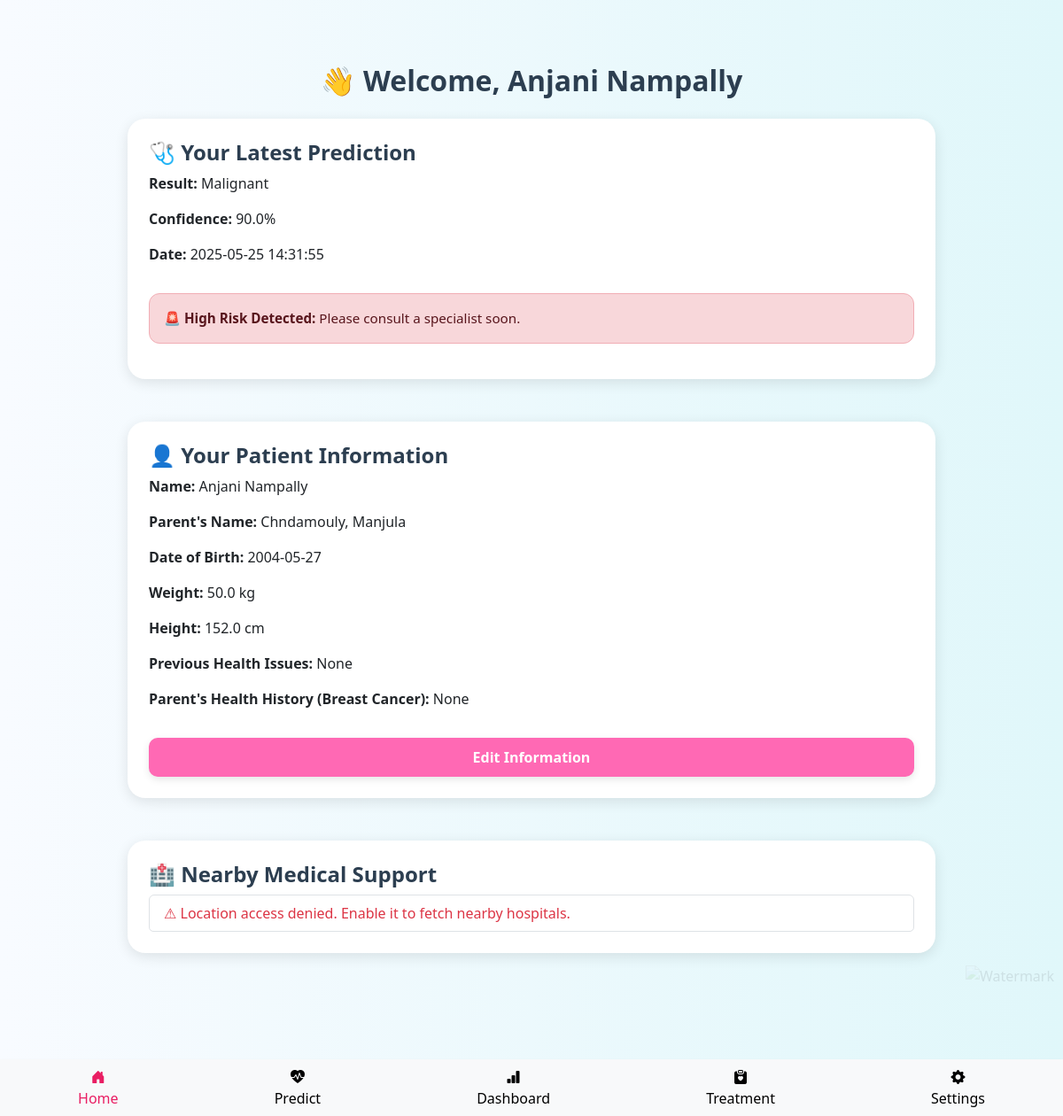
Page / (signed in) on the earlier database version.
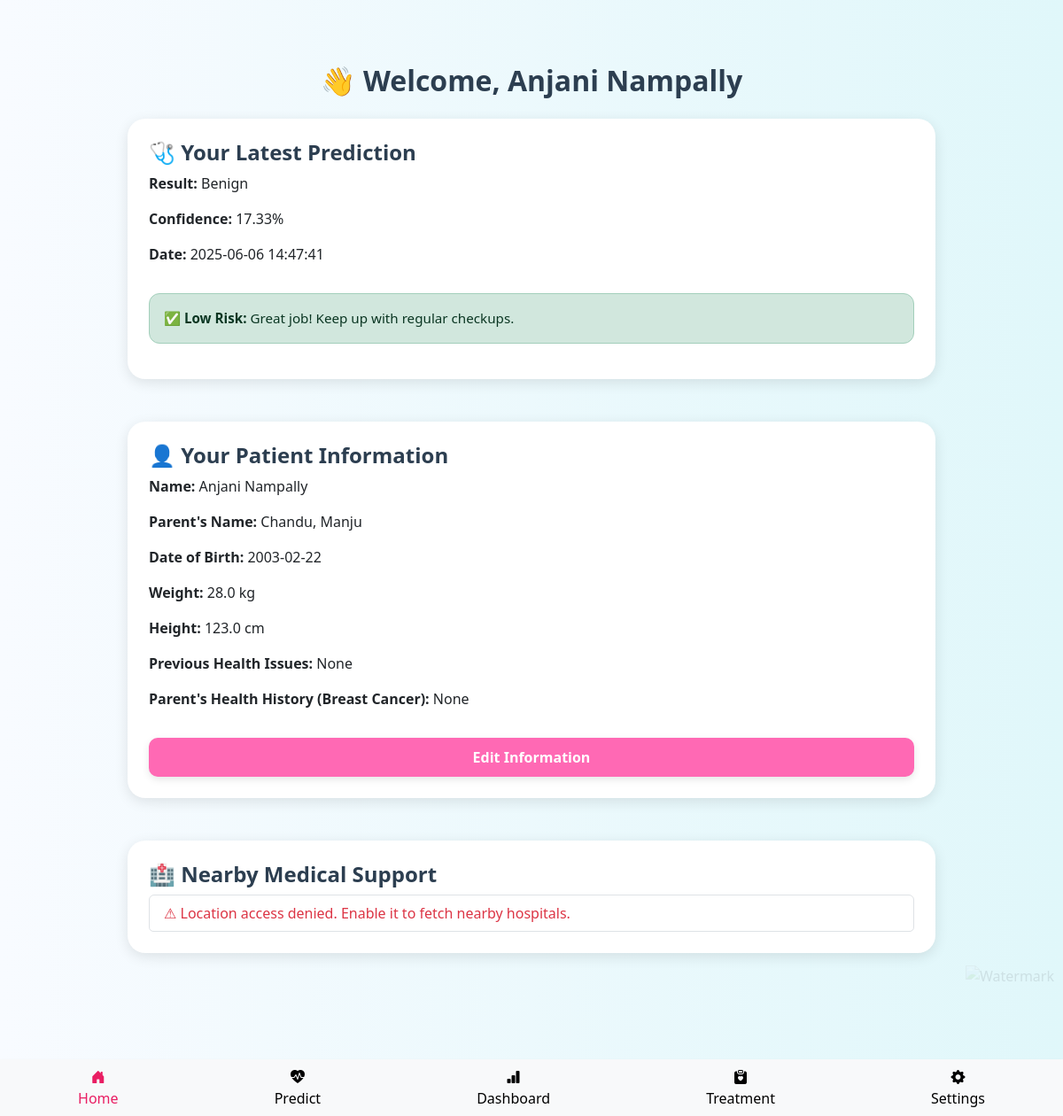
Same page on the later database version.
### tables this page shows
CREATE TABLE predictions (
                id INTEGER PRIMARY KEY AUTOINCREMENT,
                user_id INTEGER,
                features TEXT,
                prediction TEXT,
                confidence REAL,
                timestamp DATETIME DEFAULT CURRENT_TIMESTAMP, created_at TIMESTAMP,
                FOREIGN KEY(user_id) REFERENCES users(id)
            );

CREATE TABLE patient_info (
            user_id INTEGER PRIMARY KEY,
            name TEXT,
            parent_name TEXT,
            dob TEXT,
            weight REAL,
            height REAL,
            previous_health_issues TEXT,
            parent_health_issues TEXT
            );

### app.py (the view)
@app.route("/")
@login_required
def home():
    db = get_db()
    user_id = current_user.id
    row = db.execute(
        "SELECT prediction, confidence, timestamp FROM predictions WHERE user_id = ? ORDER BY timestamp DESC LIMIT 1",
        (current_user.id,)
    ).fetchone()
    health_status = 'High' if row and row['prediction'] == 'Malignant' else 'Low'
    patient = db.execute("SELECT * FROM patient_info WHERE user_id = ?", (user_id,)).fetchone()
    max_date = date.today().isoformat()
    db.close()
    return render_template(
        "home.html",
        user_data=current_user,
        last_prediction=row,
        health_status=health_status,
        patient=patient,
        max_date=max_date,
    )

### app.py (called while the page is built)
def get_db():
    db_path = os.path.join(os.path.dirname(__file__), 'database.db')
    db = sqlite3.connect(db_path)
    db.row_factory = sqlite3.Row
    return db

@login_manager.user_loader
def load_user(user_id):
    db = get_db()
    user_data = db.execute("SELECT * FROM users WHERE id = ?", (user_id,)).fetchone()
    if user_data:
        return User(id=user_data['id'], username=user_data['username'], email=user_data['email'])
    return None

@app.before_request
def load_logged_in_user():
    if not current_user.is_authenticated:
        g.current_user = type('AnonymousUser', (), {'is_authenticated': False})()
    else:
        user_id = current_user.id
        db = get_db()
        user = db.execute("SELECT * FROM users WHERE id = ?", (user_id,)).fetchone()
        g.current_user = type('User', (), {
            'id': user['id'],
            'username': user['username'],
            'email': user['email'],
            'is_authenticated': True
        })()
        session['darkmode'] = user['darkmode']
        session['notifications'] = user['notifications']

@app.context_processor
def inject_user():
    return dict(current_user=g.current_user)

### templates/home.html (shortened to what this page needs)
{% extends "base.html" %}
{% block content %}
<div class="container mt-5">
    <h2 class="mb-4 text-center">👋 Welcome, {{ patient.name if patient else user_data.name }}</h2>
    {% if last_prediction %}
<div class="card mt-4 p-4">
    <h4>🩺 Your Latest Prediction</h4>
    <p><strong>Result:</strong> {{ last_prediction.prediction }}</p>
    <p><strong>Confidence:</strong> {{ last_prediction.confidence }}%</p>
    <p><strong>Date:</strong> {{ last_prediction.timestamp }}</p>
    {% if health_status == 'High' %}
        <div class="alert alert-danger mt-3">
            🚨 <strong>High Risk Detected:</strong> Please consult a specialist soon.
        </div>
    {% else %}
        <div class="alert alert-success mt-3">
            ✅ <strong>Low Risk:</strong> Great job! Keep up with regular checkups.
        </div>
    {% endif %}
</div>
{% endif %}
    <div class="card mt-5 p-4">
        <h4>👤 Your Patient Information</h4>
        {% if edit_data %}
            <form method="POST" action="{{ url_for('submit_info') }}">
                <div class="mb-3">
                    <label>Name</label>
                    <input type="text" name="name" class="form-control" value="{{ edit_data.name }}" required>
                </div>
                <div class="mb-3">
                    <label>Parent's Name</label>
                    <input type="text" name="parent_name" class="form-control" value="{{ edit_data.parent_name }}" required>
                </div>
                <div class="mb-3">
                    <label>Date of Birth</label>
                    <input type="date" name="dob" class="form-control" value="{{ edit_data.dob }}" required max="{{ max_date }}">
                </div>
                <div class="mb-3">
                    <label>Weight (kg)</label>
                    <input type="number" name="weight" class="form-control" step="0.1" value="{{ edit_data.weight }}" required>
                </div>
                <div class="mb-3">
                    <label>Height (cm)</label>
                    <input type="number" name="height" class="form-control" step="0.1" value="{{ edit_data.height }}" required>
                </div>
                <div class="mb-3">
                    <label>Previous Health Issues</label>
                    <textarea name="previous_health_issues" class="form-control">{{ edit_data.previous_health_issues }}</textarea>
                </div>
                <div class="mb-3">
                    <label>Parent's Health History (related to breast cancer)</label>
                    <textarea name="parent_health_issues" class="form-control">{{ edit_data.parent_health_issues }}</textarea>
                </div>
                <button type="submit" class="btn btn-pink">Save Changes</button>
            </form>
        {% elif patient %}
            <p><strong>Name:</strong> {{ patient.name }}</p>
            <p><strong>Parent's Name:</strong> {{ patient.parent_name }}</p>
            <p><strong>Date of Birth:</strong> {{ patient.dob }}</p>
            <p><strong>Weight:</strong> {{ patient.weight }} kg</p>
            <p><strong>Height:</strong> {{ patient.height }} cm</p>
            <p><strong>Previous Health Issues:</strong> {{ patient.previous_health_issues or 'None' }}</p>
            <p><strong>Parent's Health History (Breast Cancer):</strong> {{ patient.parent_health_issues or 'None' }}</p>
            <a href="{{ url_for('edit_info') }}" class="btn btn-pink mt-3">Edit Information</a>
        {% endif %}
    </div>
    <div class="card mt-5 p-4">
        <h4>🏥 Nearby Medical Support</h4>
        <ul id="hospital-list" class="list-group">
        </ul>
    </div>
</div>
{% endblock %}

Differences in the rows shown:
no longer on this page (row unchanged): predictions: prediction "Malignant", confidence "90.0", timestamp "2025-05-25 14:31:55"
changed patient_info "Anjani Nampally": parent_name "Chndamouly, Manjula" → "Chandu, Manju"; dob "2004-05-27" → "2003-02-22"; weight "50.0" → "28.0"; height "152.0" → "123.0"
added predictions: prediction "Benign", confidence "17.33", timestamp "2025-06-06 14:47:41"
Other differences:
text no longer shown: "🚨 High Risk Detected: Please consult a specialist soon."
text now shown: "✅ Low Risk: Great job! Keep up with regular checkups."
